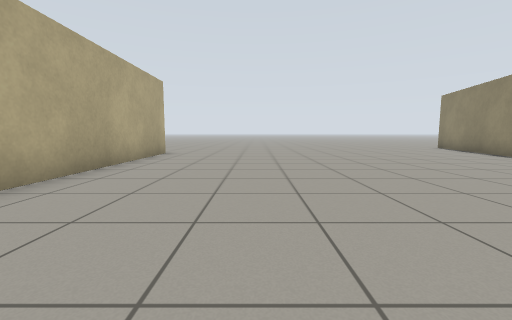
view 1 (above)

24 first-person views from a walk through a robot-simulator world made for Gazebo. The camera is 0.72 m above the floor, tilts 6° down and sees 90° across. The lines on the ground mark 1 m squares. The floor is counted in squares, 1 m on a side. Each view is taken from the middle of a square. On the plan, view 1 faces up. The plan holds only what a view shows up to about 9 squares ahead; the rest is blank. The place goes on beyond the plan.

view 2
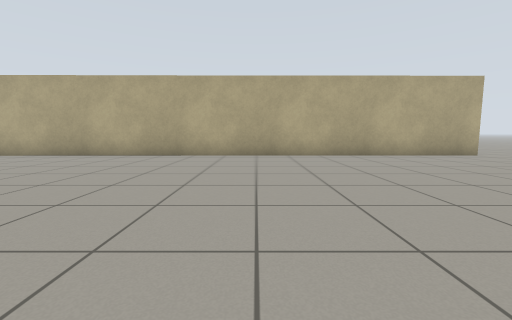

view 3
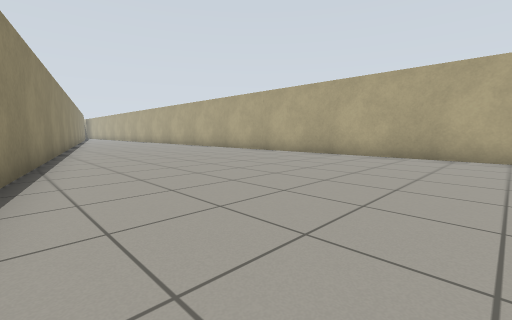

view 4
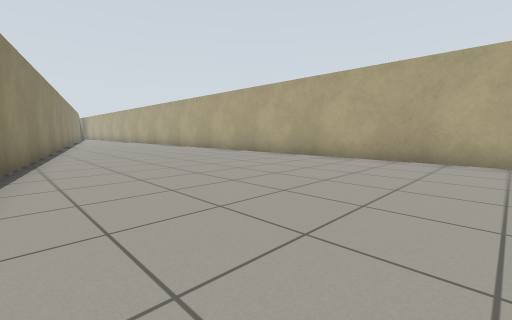

view 5
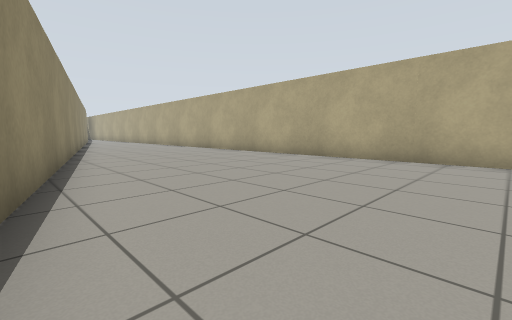

view 6
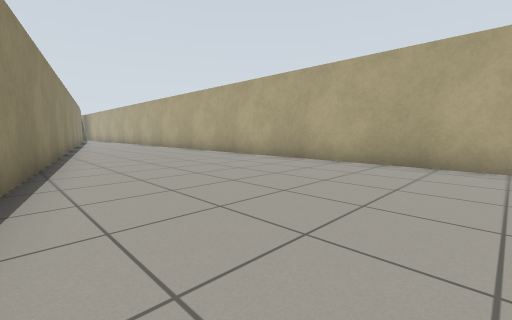

view 7
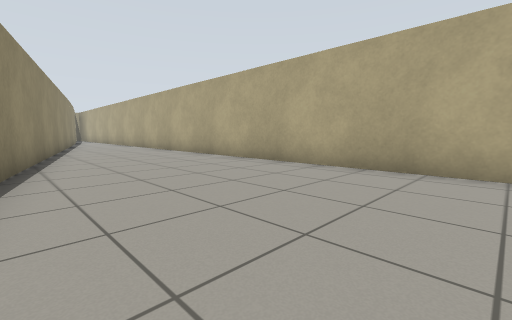

view 8
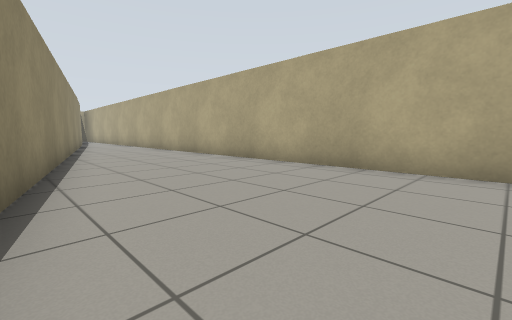

view 9
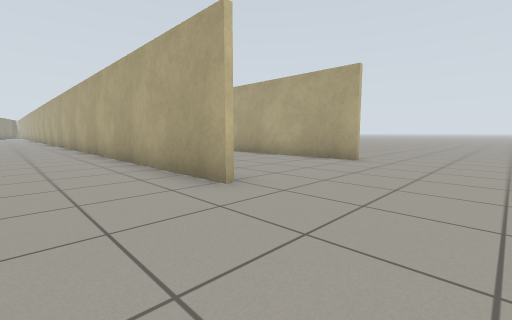

view 10
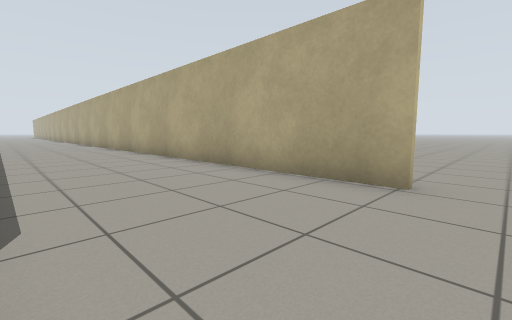

view 11
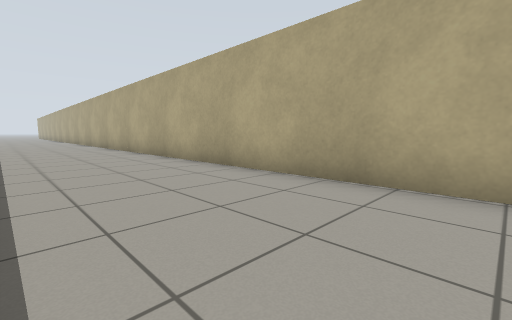

view 12
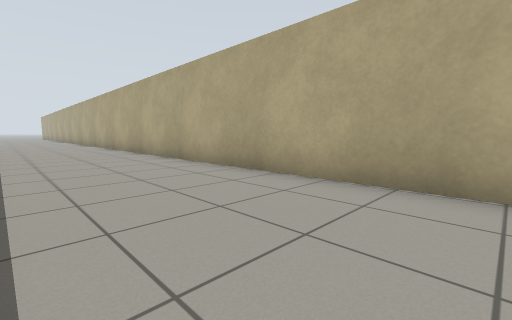

view 13
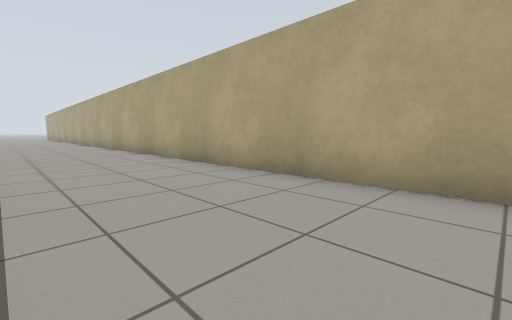

view 14
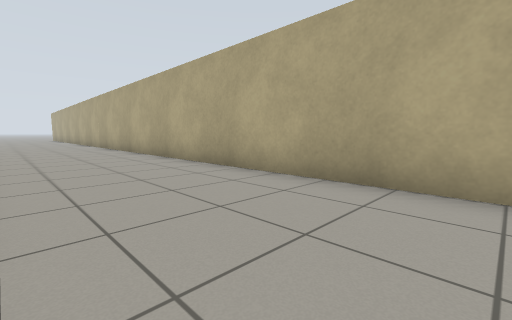

view 15
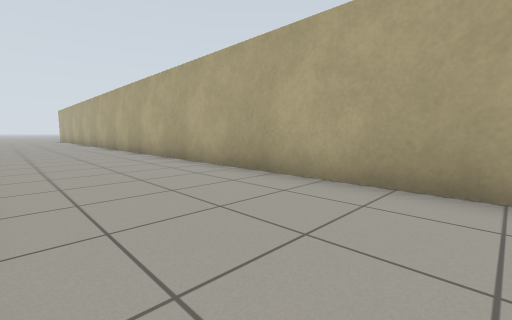

view 16
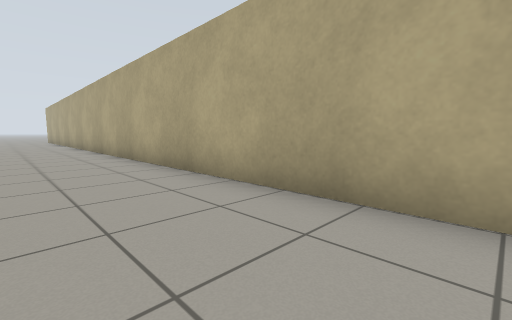

view 17
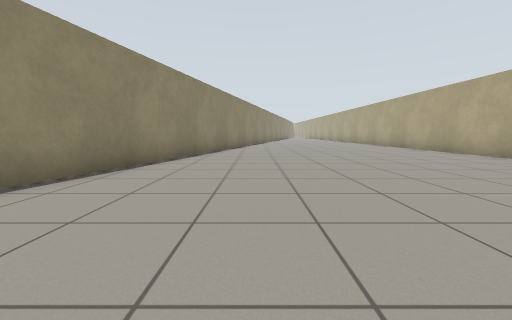

view 18
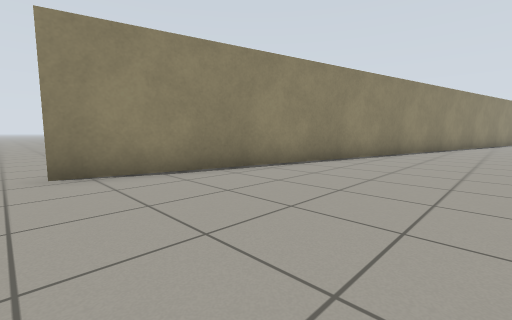

view 19
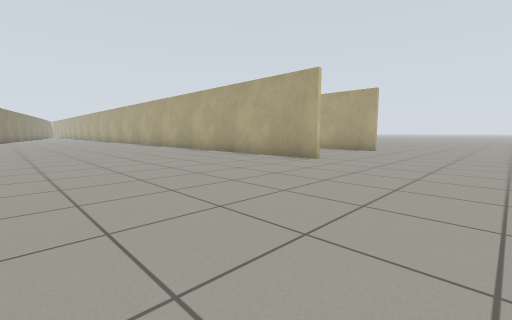

view 20
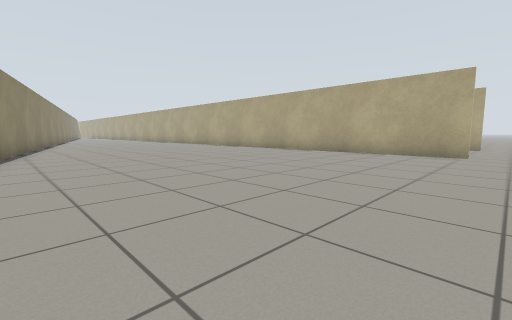

view 21
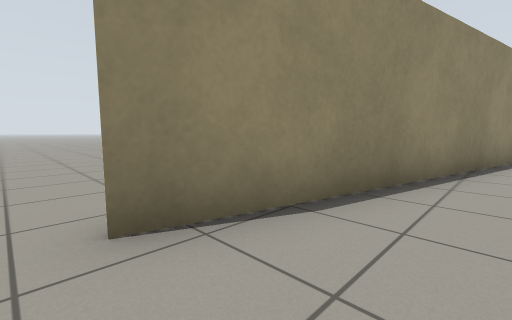

view 22
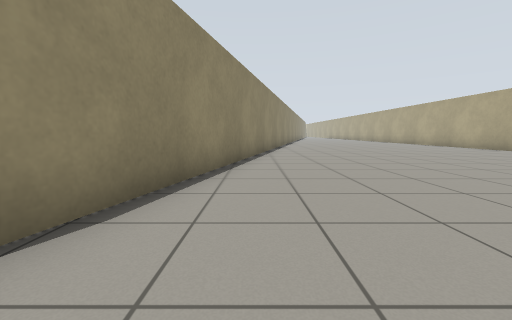

view 23
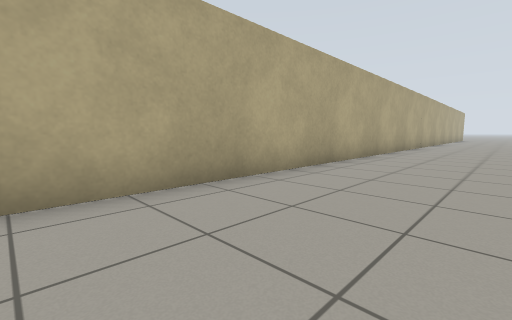

view 24
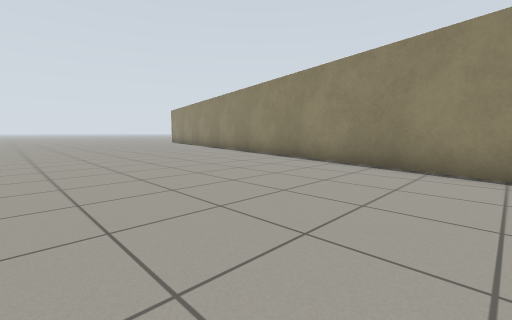

### Floor plan
Points are (right, up) in squares from view 1. A wall is a line through its corners. A room is listed if a view was taken in it or the views show most of it. See-through windows are left out.
Room 1 (views 1, 2, 3, 4, 5, 6, 7, 8, 9, 10, 11, 12, 13, 14, 15, 16, 17, 18, 19, 20, 21, 22, 23, 24)
walls: (-3.2, 9.3) (-3.1, -21.1); (-7.6, 9.1) (-7.5, -21.6); (0.8, -21.5) (8.9, 12.5)
ways out: opening at (9.5, 13.5)

Where each view was taken, in squares from view 1:
view 1: 0 up, 0 right, facing up
view 2: 2 up, 5 right, facing left
view 3: 1 up, 5 right, facing down-left
view 4: 2 down, 4 right, facing down-left
view 5: 5 down, 4 right, facing down-left
view 6: 8 down, 3 right, facing down-left
view 7: 11 down, 2 right, facing down-left
view 8: 13 down, 2 right, facing down-left
view 9: 12 up, 1 left, facing down-left
view 10: 10 up, 4 left, facing down-left
view 11: 4 up, 4 left, facing down-left
view 12: 0 up, 4 left, facing down-left
view 13: 4 down, 4 left, facing down-left
view 14: 8 down, 4 left, facing down-left
view 15: 12 down, 4 left, facing down-left
view 16: 14 down, 5 left, facing down-left
view 17: 9 up, 4 right, facing down
view 18: 13 up, 4 right, facing down-right
view 19: 13 up, 3 right, facing down-left
view 20: 10 up, 6 right, facing down-left
view 21: 13 up, 7 right, facing down-right
view 22: 13 up, 7 right, facing down
view 23: 21 down, 0 right, facing up-left
view 24: 7 down, 1 left, facing up-right
